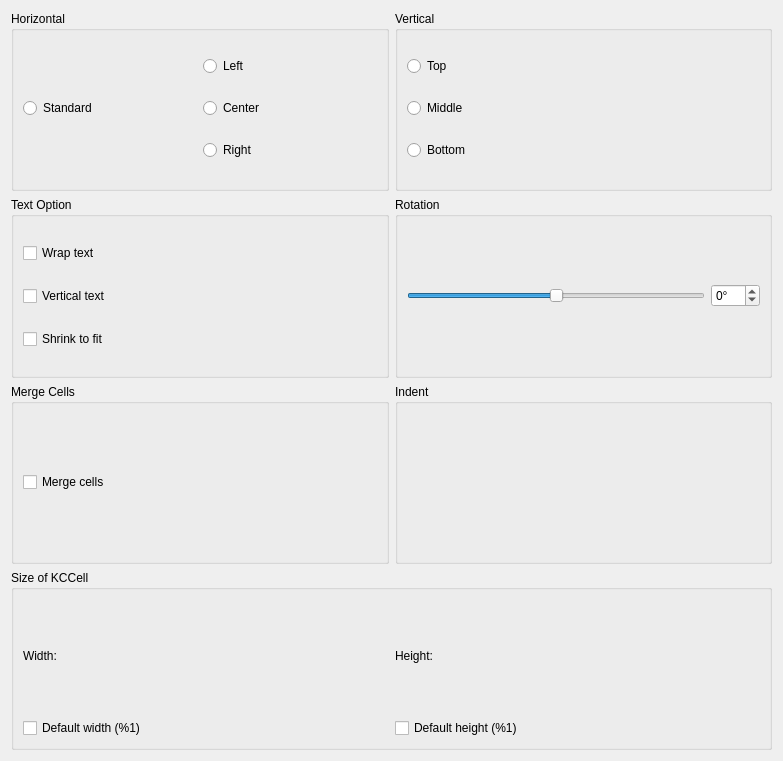
<?xml version="1.0" encoding="UTF-8"?>
<ui version="4.0">
 <author>The KSpread Team &lt;koffice-devel@kde.org&gt;</author>
 <comment>This file is part of the KDE project
Copyright (C) 2006 The KSpread Team &lt;koffice-devel@kde.org&gt;

This library is free software; you can redistribute it and/or
modify it under the terms of the GNU Library General Public
License as published by the Free Software Foundation; either
version 2 of the License, or (at your option) any later version.

This library is distributed in the hope that it will be useful,
but WITHOUT ANY WARRANTY; without even the implied warranty of
MERCHANTABILITY or FITNESS FOR A PARTICULAR PURPOSE.  See the
GNU Library General Public License for more details.

You should have received a copy of the GNU Library General Public
License along with this library; see the file COPYING.LIB.  If not,
write to the Free Software Foundation, Inc., 51 Franklin Street,
Fifth Floor, Boston, MA 02110-1301, USA.</comment>
 <class>PositionWidget</class>
 <widget class="QWidget" name="PositionWidget">
  <property name="geometry">
   <rect>
    <x>0</x>
    <y>0</y>
    <width>783</width>
    <height>761</height>
   </rect>
  </property>
  <layout class="QGridLayout">
   <item row="0" column="0">
    <widget class="QGroupBox" name="horizontalGroup">
     <property name="sizePolicy">
      <sizepolicy hsizetype="MinimumExpanding" vsizetype="Preferred">
       <horstretch>0</horstretch>
       <verstretch>0</verstretch>
      </sizepolicy>
     </property>
     <property name="whatsThis">
      <string>&lt;qt&gt;Set the content position horizontally in the cell.
&lt;b&gt;Standard&lt;/b&gt; is default and is set from the format you choose.
&lt;b&gt;Left&lt;/b&gt; means the content will be displayed on the left of the cell.
&lt;b&gt;Center&lt;/b&gt; means the content will be in the center horizontally in the cell.
&lt;b&gt;Right&lt;/b&gt; means the content of the cell will be displayed on the right of the cell.&lt;/qt&gt;</string>
     </property>
     <property name="title">
      <string>Horizontal</string>
     </property>
     <layout class="QGridLayout">
      <item row="1" column="0">
       <widget class="QRadioButton" name="standard">
        <property name="text">
         <string>Standard</string>
        </property>
       </widget>
      </item>
      <item row="0" column="1">
       <widget class="QRadioButton" name="left">
        <property name="text">
         <string>Left</string>
        </property>
       </widget>
      </item>
      <item row="1" column="1">
       <widget class="QRadioButton" name="center">
        <property name="text">
         <string>Center</string>
        </property>
       </widget>
      </item>
      <item row="2" column="1">
       <widget class="QRadioButton" name="right">
        <property name="text">
         <string>Right</string>
        </property>
       </widget>
      </item>
     </layout>
    </widget>
   </item>
   <item row="0" column="1">
    <widget class="QGroupBox" name="buttonGroup2">
     <property name="whatsThis">
      <string>&lt;qt&gt;Set the content position vertically in the cell.
&lt;b&gt;Top&lt;/b&gt; means the content will be displayed on top of the cell.
&lt;b&gt;Middle&lt;/b&gt; means the content will be in the middle vertically in the cell.
&lt;b&gt;Bottom&lt;/b&gt; means the content of the cell will be displayed at the bottom of the cell.&lt;/qt&gt;</string>
     </property>
     <property name="title">
      <string>Vertical</string>
     </property>
     <layout class="QVBoxLayout">
      <item>
       <widget class="QRadioButton" name="top">
        <property name="text">
         <string>Top</string>
        </property>
       </widget>
      </item>
      <item>
       <widget class="QRadioButton" name="middle">
        <property name="text">
         <string>Middle</string>
        </property>
       </widget>
      </item>
      <item>
       <widget class="QRadioButton" name="bottom">
        <property name="text">
         <string>Bottom</string>
        </property>
       </widget>
      </item>
     </layout>
    </widget>
   </item>
   <item row="1" column="1">
    <widget class="QGroupBox" name="groupBox4">
     <property name="whatsThis">
      <string>Your text will appear oriented in the angle you set here. Positive values will move it counter-clockwise and negative values will move it clockwise.</string>
     </property>
     <property name="title">
      <string>Rotation</string>
     </property>
     <layout class="QHBoxLayout">
      <item>
       <widget class="QSlider" name="angleRotation">
        <property name="minimum">
         <number>-90</number>
        </property>
        <property name="maximum">
         <number>90</number>
        </property>
        <property name="orientation">
         <enum>Qt::Horizontal</enum>
        </property>
        <property name="tickInterval">
         <number>15</number>
        </property>
       </widget>
      </item>
      <item>
       <widget class="QSpinBox" name="spinBox3">
        <property name="suffix">
         <string>°</string>
        </property>
        <property name="minimum">
         <number>-90</number>
        </property>
        <property name="maximum">
         <number>90</number>
        </property>
        <property name="singleStep">
         <number>1</number>
        </property>
       </widget>
      </item>
     </layout>
    </widget>
   </item>
   <item row="2" column="1">
    <widget class="QGroupBox" name="indentGroup">
     <property name="whatsThis">
      <string>Set the amount of indent that will be used in the cell when you choose the KCFormat -&gt; Increase Indent or KCFormat -&gt; Decrease Indent menus.</string>
     </property>
     <property name="title">
      <string>Indent</string>
     </property>
    </widget>
   </item>
   <item row="2" column="0">
    <widget class="QGroupBox" name="groupBox5">
     <property name="whatsThis">
      <string>When checked, this has the same effect as Data -&gt;Merge Cells. You need to have at least two consecutive cells selected. Those consecutive cells are then merged into a bigger one.
When a merged cell is selected and when you uncheck this, then all cells come back to their original size as before the merging. It has the same effect as Data -&gt; Dissociate Cells.</string>
     </property>
     <property name="title">
      <string>Merge Cells</string>
     </property>
     <layout class="QHBoxLayout">
      <item>
       <widget class="QCheckBox" name="mergeCell">
        <property name="text">
         <string>Merge cells</string>
        </property>
       </widget>
      </item>
     </layout>
    </widget>
   </item>
   <item row="3" column="0" colspan="2">
    <widget class="QGroupBox" name="sizeCellGroup">
     <property name="whatsThis">
      <string>The unit used here is the one set in KCFormat -&gt; Page Layout.. dialog.</string>
     </property>
     <property name="title">
      <string>Size of KCCell</string>
     </property>
     <layout class="QGridLayout">
      <item row="0" column="1">
       <layout class="QGridLayout">
        <item row="1" column="0" colspan="3">
         <widget class="QCheckBox" name="defaultHeight">
          <property name="whatsThis">
           <string>If checked, the default height will be used for the cell instead of the value above.</string>
          </property>
          <property name="text">
           <string>Default height (%1)</string>
          </property>
         </widget>
        </item>
        <item row="0" column="2">
         <spacer>
          <property name="orientation">
           <enum>Qt::Horizontal</enum>
          </property>
          <property name="sizeType">
           <enum>QSizePolicy::Expanding</enum>
          </property>
          <property name="sizeHint" stdset="0">
           <size>
            <width>10</width>
            <height>20</height>
           </size>
          </property>
         </spacer>
        </item>
        <item row="0" column="0">
         <widget class="QLabel" name="textLabel3">
          <property name="text">
           <string>Height:</string>
          </property>
         </widget>
        </item>
        <item row="0" column="1">
         <widget class="QFrame" name="m_heightPanel">
          <property name="whatsThis">
           <string>Set the height of the cell.</string>
          </property>
          <property name="frameShape">
           <enum>QFrame::NoFrame</enum>
          </property>
          <property name="frameShadow">
           <enum>QFrame::Plain</enum>
          </property>
         </widget>
        </item>
       </layout>
      </item>
      <item row="0" column="0">
       <layout class="QGridLayout">
        <item row="1" column="0" colspan="3">
         <widget class="QCheckBox" name="defaultWidth">
          <property name="whatsThis">
           <string>If checked, the default width will be used for the cell instead of the value above.</string>
          </property>
          <property name="text">
           <string>Default width (%1)</string>
          </property>
         </widget>
        </item>
        <item row="0" column="2">
         <spacer>
          <property name="orientation">
           <enum>Qt::Horizontal</enum>
          </property>
          <property name="sizeType">
           <enum>QSizePolicy::Expanding</enum>
          </property>
          <property name="sizeHint" stdset="0">
           <size>
            <width>16</width>
            <height>20</height>
           </size>
          </property>
         </spacer>
        </item>
        <item row="0" column="1">
         <widget class="QFrame" name="m_widthPanel">
          <property name="frameShape">
           <enum>QFrame::NoFrame</enum>
          </property>
          <property name="frameShadow">
           <enum>QFrame::Plain</enum>
          </property>
          <property name="lineWidth">
           <number>1</number>
          </property>
         </widget>
        </item>
        <item row="0" column="0">
         <widget class="QLabel" name="textLabel2">
          <property name="text">
           <string>Width:</string>
          </property>
         </widget>
        </item>
       </layout>
      </item>
     </layout>
    </widget>
   </item>
   <item row="1" column="0">
    <widget class="QGroupBox" name="groupBox3">
     <property name="whatsThis">
      <string>This is only available when the rotation is 0°.
Wrap text wraps the text so it fits in the previous cell size. If this is not checked, the text will stay on one line and the cell size will be adjusted to contain the text.
Vertical text puts your text vertically.</string>
     </property>
     <property name="title">
      <string>Text Option</string>
     </property>
     <layout class="QVBoxLayout">
      <item>
       <widget class="QCheckBox" name="multi">
        <property name="text">
         <string>Wrap text</string>
        </property>
       </widget>
      </item>
      <item>
       <widget class="QCheckBox" name="vertical">
        <property name="text">
         <string>Vertical text</string>
        </property>
       </widget>
      </item>
      <item>
       <widget class="QCheckBox" name="shrinkToFit">
        <property name="text">
         <string>Shrink to fit</string>
        </property>
       </widget>
      </item>
     </layout>
    </widget>
   </item>
  </layout>
 </widget>
 <layoutfunction spacing="KDialog::spacingHint" margin="KDialog::marginHint"/>
 <tabstops>
  <tabstop>standard</tabstop>
  <tabstop>left</tabstop>
  <tabstop>center</tabstop>
  <tabstop>right</tabstop>
  <tabstop>top</tabstop>
  <tabstop>middle</tabstop>
  <tabstop>bottom</tabstop>
  <tabstop>multi</tabstop>
  <tabstop>angleRotation</tabstop>
  <tabstop>spinBox3</tabstop>
  <tabstop>mergeCell</tabstop>
  <tabstop>defaultWidth</tabstop>
  <tabstop>defaultHeight</tabstop>
 </tabstops>
 <includes>
  <include location="global">kdialog.h</include>
 </includes>
 <resources/>
 <connections/>
</ui>
